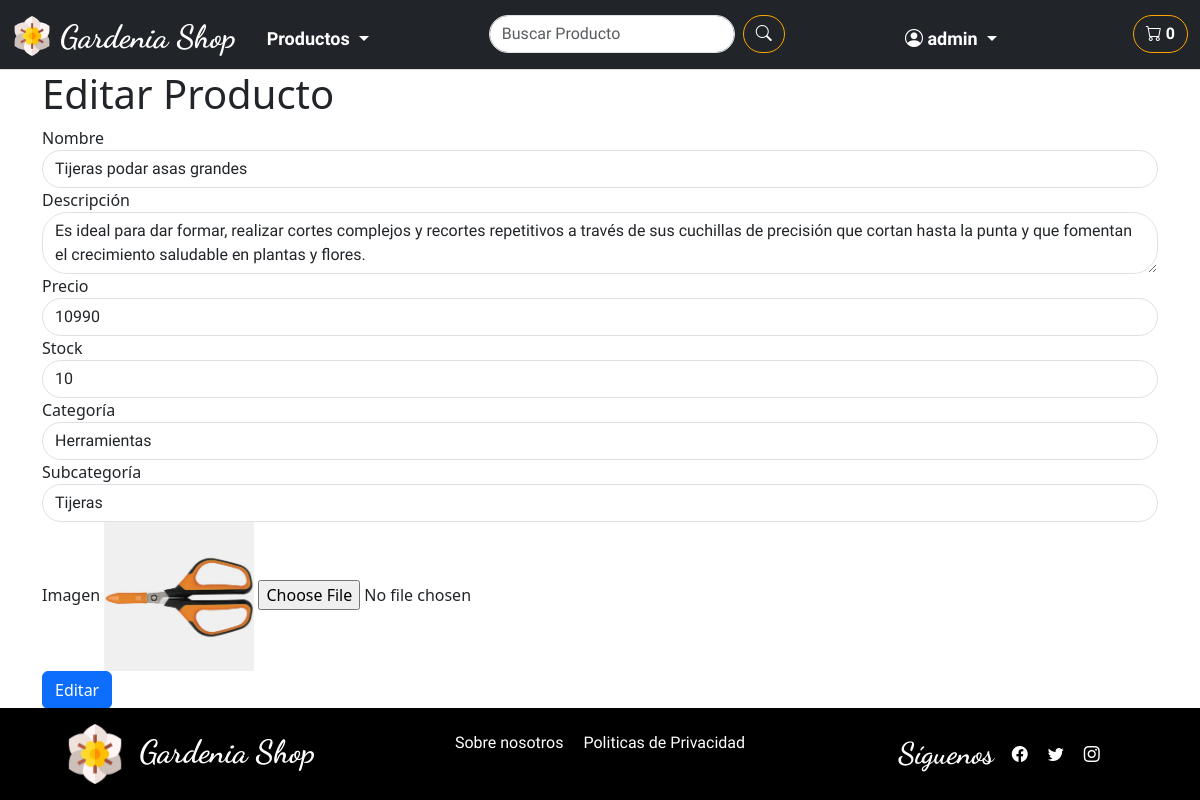
Before: /shopWeb/admin/productos/editar/20 (signed in) with the older database file.
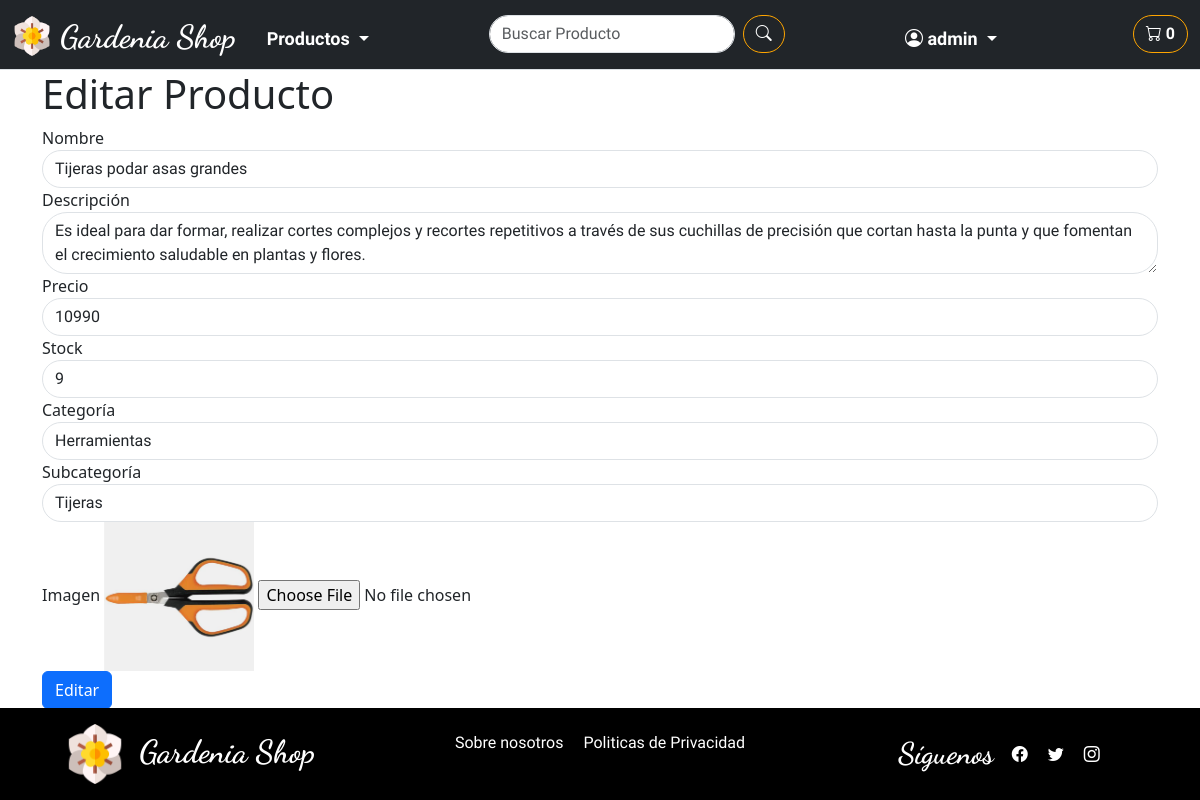
After: the same page with the newer database file.
### shopWeb/models.py (models this page shows, shortened)
class Producto(models.Model):
    id_categoria = models.ForeignKey(Categoria, on_delete=models.CASCADE, related_name='categoria_producto')
    id_subcategoria = models.ForeignKey(SubCategoria, on_delete=models.CASCADE, related_name='subcategoria_producto')
    id_producto = models.AutoField(primary_key=True)
    nombre = models.CharField(max_length=80)
    precio = models.IntegerField()
    stock = models.IntegerField()
    descripcion = models.CharField(max_length=250, blank=True, null=True)
    img = models.ImageField(upload_to='productos/', null=True, blank=True)

class Categoria(models.Model):
    categoria_id = models.AutoField(primary_key=True)
    categoria_nombre = models.CharField( max_length=50)

class SubCategoria(models.Model):
    subcategoria_id = models.AutoField(primary_key=True)
    categoria = models.ForeignKey(Categoria, on_delete=models.CASCADE, related_name='categorias_productos')
    subcategoria_nombre = models.CharField(max_length=50)

### shopWeb/views.py (the view)
# urls.py: path('admin/productos/editar/<int:id>', views.producto_editar, name='editar_producto'),
@login_required
@user_passes_test(es_admin)
def producto_editar(request, id):
    producto = get_object_or_404(Producto, id_producto=id)
    if request.method == 'POST':
        form = ProductoForm(request.POST, request.FILES, instance=producto)
        if form.is_valid():
            form.save()
            return redirect('productos')
    else:
        form = ProductoForm(instance=producto)
    categorias = Categoria.objects.all()
    subcategorias = SubCategoria.objects.filter(categoria=producto.id_categoria)
    return render(request, 'shopWeb/admin/producto_editar.html', {
        'form': form,
        'producto': producto,
        'categorias': categorias,
        'subcategorias': subcategorias
    })

### shopWeb/forms.py
class ProductoForm(forms.ModelForm):
    class Meta:
        model = Producto
        fields = '__all__'
        exclude = ['id_producto']
        labels = {
            'nombre': 'Nombre',
            'precio': 'Precio',
            'stock': 'Stock',
            'descripcion': 'Descripción',
            'img': 'Imagen',
            'id_categoria': 'Categoría',   # Asegúrate de usar el nombre correcto de los campos de clave foránea
            'id_subcategoria': 'Subcategoría',
        }
        widgets = {
            'nombre': forms.TextInput(attrs={'class': 'form-control'}),
            'precio': forms.NumberInput(attrs={'class': 'form-control'}),
            'stock': forms.NumberInput(attrs={'class': 'form-control'}),
            'descripcion': forms.Textarea(attrs={'class': 'form-control'}),
            'img': forms.FileInput(attrs={'class': 'form-control'}),
            'id_categoria': forms.Select(attrs={'class': 'form-control'}),
            'id_subcategoria': forms.Select(attrs={'class': 'form-control'}),
        }

### shopWeb/views.py (called while the page is built)
def es_admin(user):
    return user.is_staff

### shopWeb/templates/shopWeb/admin/producto_editar.html (shortened to what this page needs)
{% extends 'shopWeb/layouts/base.html' %}
{% load static %}
{% block content %}
    <div class="container">
        <h1>Editar Producto</h1>
        <form method="POST" enctype="multipart/form-data">
            <div class="form-group">
                <label for="nombre">Nombre</label>
                <input type="text" class="form-control" id="nombre" name="nombre" value="{{ producto.nombre }}">
            </div>
            <div class="form-group">
                <label for="descripcion">Descripción</label>
                <textarea class="form-control" id="descripcion" name="descripcion">{{ producto.descripcion }}</textarea>
            </div>
            <div class="form-group">
                <label for="precio">Precio</label>
                <input type="number" class="form-control" id="precio" name="precio" value="{{ producto.precio }}">
            </div>
            <div class="form-group">
                <label for="stock">Stock</label>
                <input type="number" class="form-control" id="stock" name="stock" value="{{ producto.stock }}">
            </div>
            <div class="form-group">
                <label for="categoria">Categoría</label>
                <select class="form-control" id="categoria" name="id_categoria">
                    {% for categoria in categorias %}
                        <option value="{{ categoria.categoria_id }}" {% if producto.id_categoria == categoria %}selected{% endif %}>{{ categoria.categoria_nombre }}</option>
                    {% endfor %}
                </select>
            </div>
            <div class="form-group">
                <label for="subcategoria">Subcategoría</label>
                <select class="form-control" id="subcategoria" name="id_subcategoria">
                    {% for subcategoria in subcategorias %}
                        <option value="{{ subcategoria.subcategoria_id }}" {% if producto.id_subcategoria == subcategoria %}selected{% endif %}>{{ subcategoria.subcategoria_nombre }}</option>
                    {% endfor %}
                </select>
            </div>
            <div class="form-group">
                <label for="imagen">Imagen</label>
                {% if producto.img %}
                    <img src="{{ producto.img.url }}"
                        alt="{{ producto.nombre }}"
                        style="max-width: 150px; max-height: 150px;">
                {% else %}
                    No image
                {% endif %}
                <input type="file" class="form-control-file" id="imagen" name="img">
            </div>
            <button type="submit" class="btn btn-primary">Editar</button>
        </form>
    </div>
{% endblock %}

Changed rows visible on the page:
changed Producto "Tijeras podar asas grandes": stock "10" → "9"
